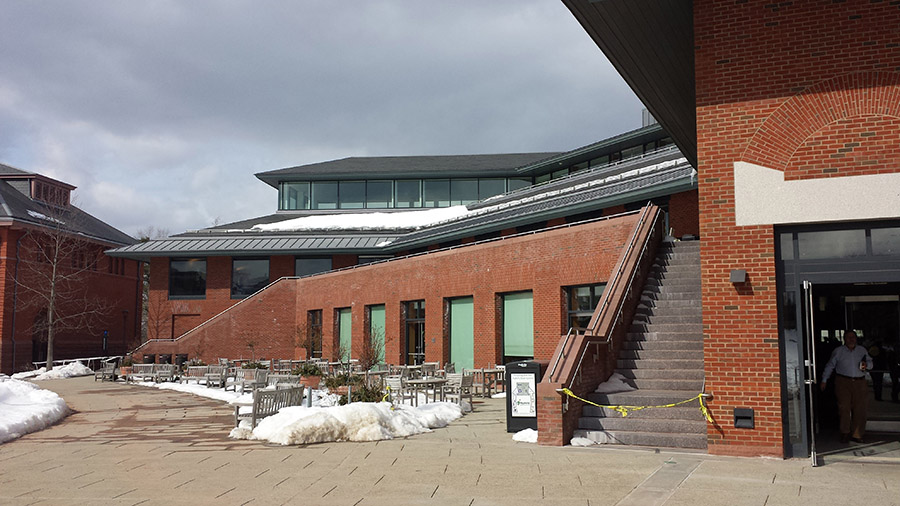
#> input picture Assignment 4/wes1.jpg, 900 x 506 px
$ python 04Panorama.py   (older library calls are emulated)
#> lines starting #> are read from the running program, lines starting #| are printed output that depends on the picture
'''
Created on Mar 10, 2014

@author: Yuon
'''
import matplotlib.pyplot as plt
import numpy as np
import cv2
import numpy.linalg as lin

def bestMatches(des1,des2):
    best_matches = []
    for i in range(0, des1.shape[0]):
        des1dex = 0
        des2dex = 0
        dij = 1000
        for j in range(0, des2.shape[0]):
            dist = lin.norm((des2[j] - des1[i]))

            if dist < dij:
                dij = dist
                des1dex = i
                des2dex = j

        best_matches.append([des1dex, des2dex, dij])
    return best_matches


img1 = cv2.imread("wes1.jpg")
#> img1 is the input picture: shape (506, 900, 3); mean B, G, R 114.7, 119.1, 131.6
img2 = cv2.imread("wes2.jpg")
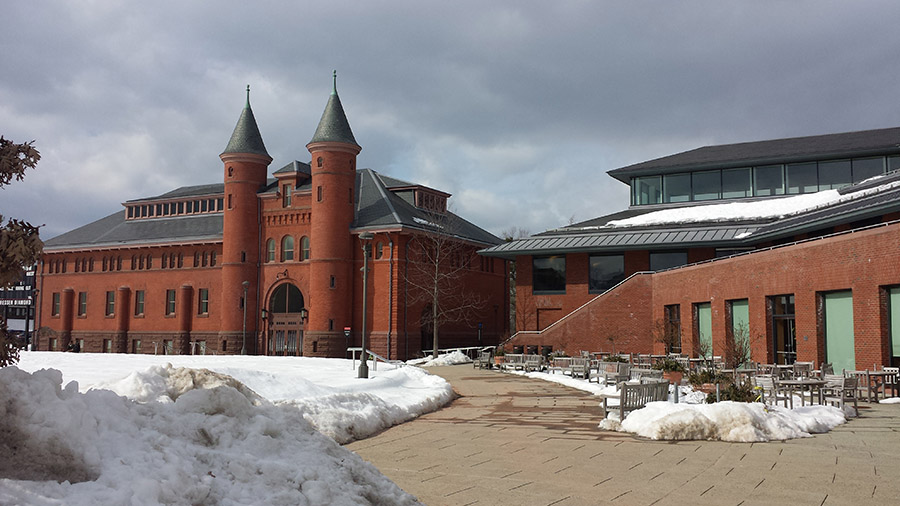
#> input picture Assignment 4/wes2.jpg, 900 x 506 px
#> img2 is the input picture: shape (506, 900, 3); mean B, G, R 127.4, 127, 134.4

img_rgb1 = cv2.cvtColor(img1,cv2.COLOR_BGR2RGB)
img_rgb2 = cv2.cvtColor(img2,cv2.COLOR_BGR2RGB)

img_rgb1 = np.array(img_rgb1)
img_rgb2 = np.array(img_rgb2)

img_gray1 = cv2.cvtColor(img1,cv2.COLOR_BGR2GRAY)
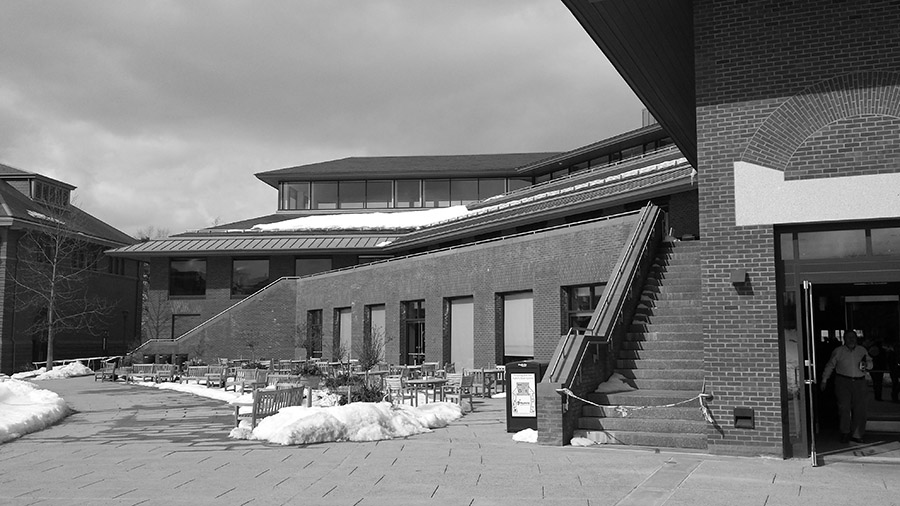
#> img_gray1: shape (506, 900); min 0, max 255, mean 122.3
img_gray2 = cv2.cvtColor(img2,cv2.COLOR_BGR2GRAY)
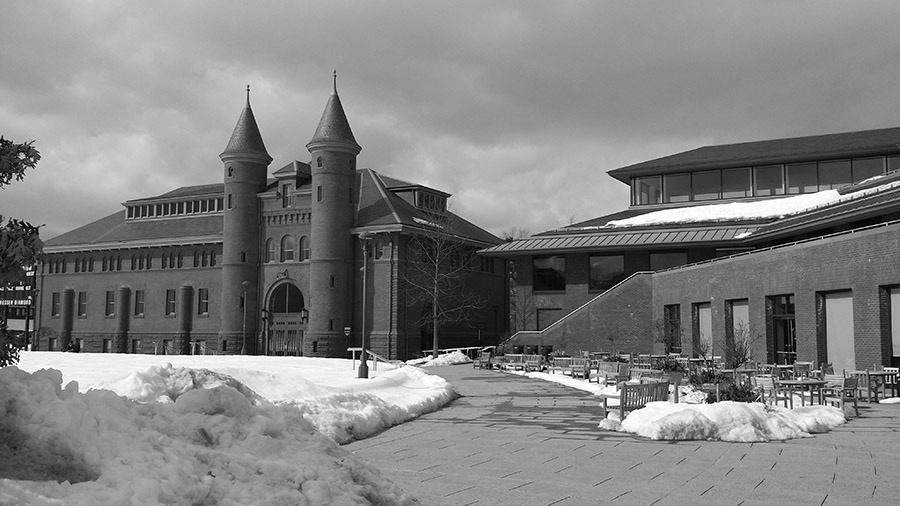
#> img_gray2: shape (506, 900); min 0, max 255, mean 129.3

sift = cv2.SIFT()

[kp1,des1] = sift.detectAndCompute(img_gray1, None)
#> kp1 = 2201 keypoints; strongest (x, y, size): (67, 363, 2.4), (234, 390, 1.9), (61, 364, 2.1), (152, 380, 1.9)
[kp2,des2] = sift.detectAndCompute(img_gray2, None)
#> kp2 = 1698 keypoints; strongest (x, y, size): (11, 346, 2.1), (449, 352, 1.9), (29, 346, 2.4), (349, 349, 2)

best_matches = bestMatches(des1, des2)
#> after the loop in bestMatches, `for i in range(0, des1.shape[0]):`: best_matches = 2201 items, first 6: [0, 626, 190.1], [1, 1667, 187.6], [2, 501, 310.1], [3, 795, 182.7], [4, 674, 136.3], [5, 626, 162.2]

sorted_matches = sorted(best_matches, key = lambda x:x[2])
#> sorted_matches = 2201 items, first 6: [479, 1199, 27.33], [831, 1654, 36.37], [649, 1398, 37.24], [513, 1261, 37.32], [410, 1165, 38.12], [682, 1438, 38.21]

# for i in range(0, len(sorted_matches)):    #170
#     print i , sorted_matches[i]

matchlist1 = np.zeros((170,2))
matchlist2 = np.zeros((170,2))
for i in range(0, 170):
    matchlist1[i][0]= kp1[sorted_matches[i][0]].pt[0]
    matchlist2[i][0] = kp2[sorted_matches[i][1]].pt[0]
    matchlist1[i][1] = kp1[sorted_matches[i][0]].pt[1]
    matchlist2[i][1] = kp2[sorted_matches[i][1]].pt[1]
#> after the loop, matchlist1 = 170 pairs, first value 12.51 to 877.9, second value 151.2 to 448.1; matchlist2 = 170 pairs, first value 410.1 to 888.2, second value 129.7 to 440.7

[M, mask] = cv2.findHomography(matchlist1, matchlist2, cv2.RANSAC, 5.0)
#> M = [[0.581, 0.0698, 373.9], [-0.139, 0.873, 34.92], [-0.000461, 1.09e-05, 1]]; mask = 170 values, max 1 at index 0, min 0 at index 10, mean 0.871

panorama = cv2.warpPerspective(img_rgb1, M, (img_rgb1.shape[1]+img_rgb2.shape[1], img_rgb1.shape[0]))
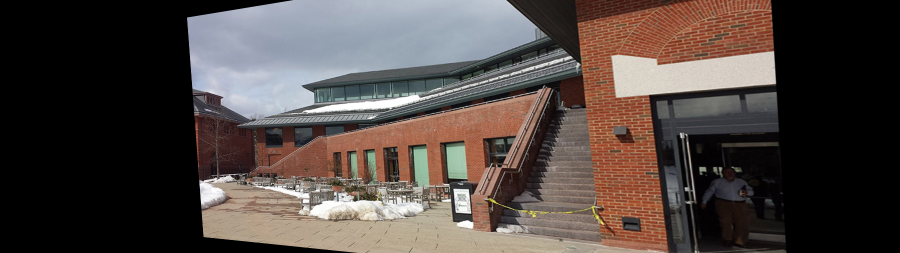
#> panorama: shape (506, 1800, 3) (shown at 1/2 size); mean R, G, B 80.6, 70.8, 66.8

panorama[0:img_rgb2.shape[0], 0:img_rgb2.shape[1]] = img_rgb2
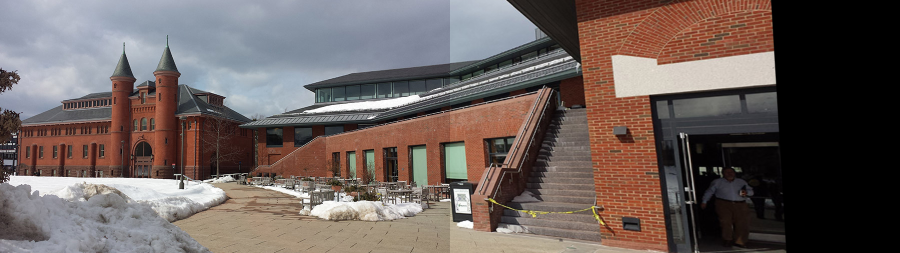
#> panorama: shape (506, 1800, 3) (shown at 1/2 size); mean R, G, B 108, 96.4, 93.1

plt.imshow(panorama)
plt.show()
